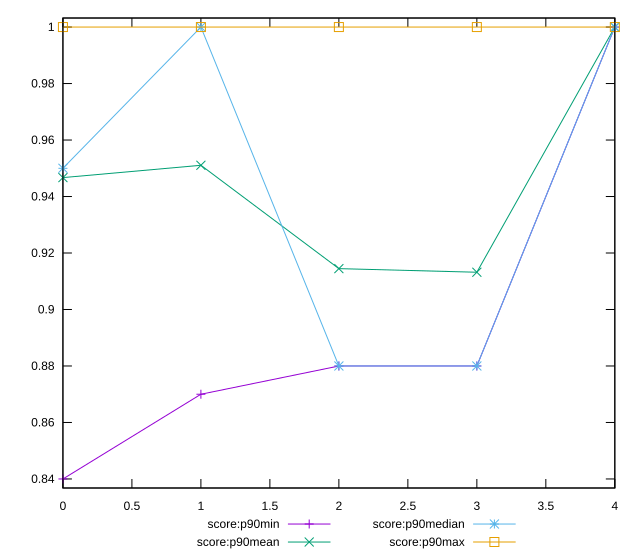

Recreate this plot in gnuplot.
reset

$scoreP90Min <<EOF
0 0.84
1 0.87
2 0.88
3 0.88
4 1
EOF

$scoreP90Mean <<EOF
0 0.9467021276595747
1 0.9510638297872344
2 0.9144680851063832
3 0.9131914893617021
4 1
EOF

$scoreP90Median <<EOF
0 0.95
1 1
2 0.88
3 0.88
4 1
EOF

$scoreP90Max <<EOF
0 1
1 1
2 1
3 1
4 1
EOF

set key outside below
set xrange [0:4]
set yrange [0.8368:1.0032]
set trange [0.8368:1.0032]
set terminal svg size 640, 560 enhanced background rgb 'white'
set output "report_00018_2021-02-10T15-25-16.877Z/unused-css-rules/progression/score.svg"

plot $scoreP90Min title "score:p90min" with linespoints, \
     $scoreP90Mean title "score:p90mean" with linespoints, \
     $scoreP90Median title "score:p90median" with linespoints, \
     $scoreP90Max title "score:p90max" with linespoints

reset
